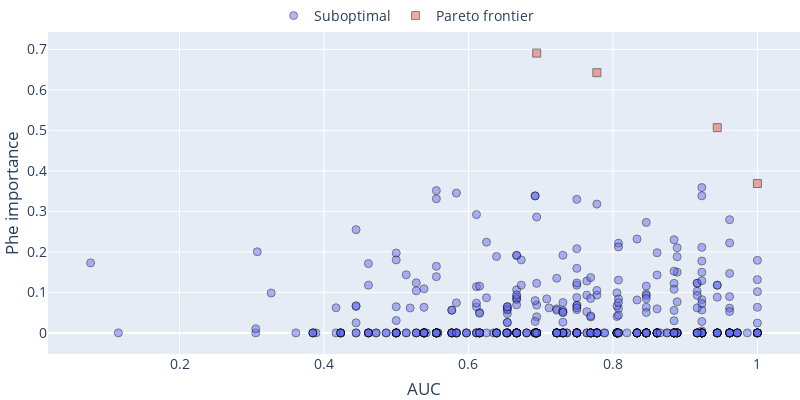

This figure's notebook cell:
### Code cell
import pandas as pd
from optuna.visualization._pareto_front import _get_pareto_front_info, _make_scatter_object, _make_marker, _make_hovertext
from typing import Sequence
from optuna.trial import FrozenTrial
from optuna.visualization._plotly_imports import go


info = _get_pareto_front_info(study)


n_targets: int = info.n_targets  
axis_order: Sequence[int]  = info.axis_order 
include_dominated_trials: bool = True
trials_with_values: Sequence[tuple[FrozenTrial, Sequence[float]]] = info.non_best_trials_with_values
hovertemplate: str = "%{text}<extra>Trial</extra>"
infeasible: bool = False
dominated_trials: bool = False

def trials_df(trials_with_values, class_name):
    x  =[values[axis_order[0]] for _, values in trials_with_values]
    y  =[values[axis_order[1]] for _, values in trials_with_values]

    df = pd.DataFrame({'x':x, 'y':y})
    df['class'] = class_name
    return df

df_best    = trials_df(info.best_trials_with_values, 'best')
df_nonbest = trials_df(info.non_best_trials_with_values, 'nonbest')
#df         = pd.concat([df_best, df_nonbest])

fig = go.Figure()

fig.add_trace(go.Scatter(x=df_nonbest ['x'], y=df_nonbest['y'], mode='markers', marker=dict(size=8,opacity=0.5, symbol='circle', line=dict(width=1, color='black')), name='Suboptimal'))
fig.add_trace(go.Scatter(x=df_best['x'], y=df_best['y'], mode='markers', marker=dict(size=8,opacity=0.5, symbol='square', line=dict(width=1, color='black')), name='Pareto frontier'))
# Define the width and height of the plot
plot_width = 800
plot_height = 400

# Customize the plot
fig.update_layout(
    #title='Two-objective optimization',
    
    xaxis_title='AUC',
    yaxis_title='Phe importance',
    font=dict(size=14),
    #plot_bgcolor='white',
    # xaxis=dict(range=[min(df['x']) - 1, max(df['x']) + 1]),
    # yaxis=dict(range=[min(df['y']) - 1, max(df['y']) + 1]),
    legend=dict(x=0.3, y=1.1, bgcolor='rgba(255, 255, 255, 0)', orientation='h'),
    width=plot_width,
    height=plot_height,
    margin=dict(l=0, r=0, t=0, b=0)
)

# Show the plot
fig.show()

### Figure 1 — Plotly figure (JSON) as saved in the notebook; plotly's stock layout.template omitted (floating-point values rounded to 4 significant figures; data arrays with more than 128 entries replaced by an {"elided": "..."} marker saying what was removed)
{"data": [{"marker": {"line": {"color": "black", "width": 1}, "opacity": 0.5, "size": 8, "symbol": "circle"}, "mode": "markers", "name": "Suboptimal", "type": "scatter", "x": {"elided": "496 float values"}, "y": {"elided": "496 float values"}}, {"marker": {"line": {"color": "black", "width": 1}, "opacity": 0.5, "size": 8, "symbol": "square"}, "mode": "markers", "name": "Pareto frontier", "type": "scatter", "x": [0.6944, 1, 0.7778, 0.9444], "y": [0.691, 0.3689, 0.6427, 0.5069]}], "layout": {"font": {"size": 14}, "height": 400, "legend": {"bgcolor": "rgba(255, 255, 255, 0)", "orientation": "h", "x": 0.3, "y": 1.1}, "margin": {"b": 0, "l": 0, "r": 0, "t": 0}, "width": 800, "xaxis": {"title": {"text": "AUC"}}, "yaxis": {"title": {"text": "Phe importance"}}}}
